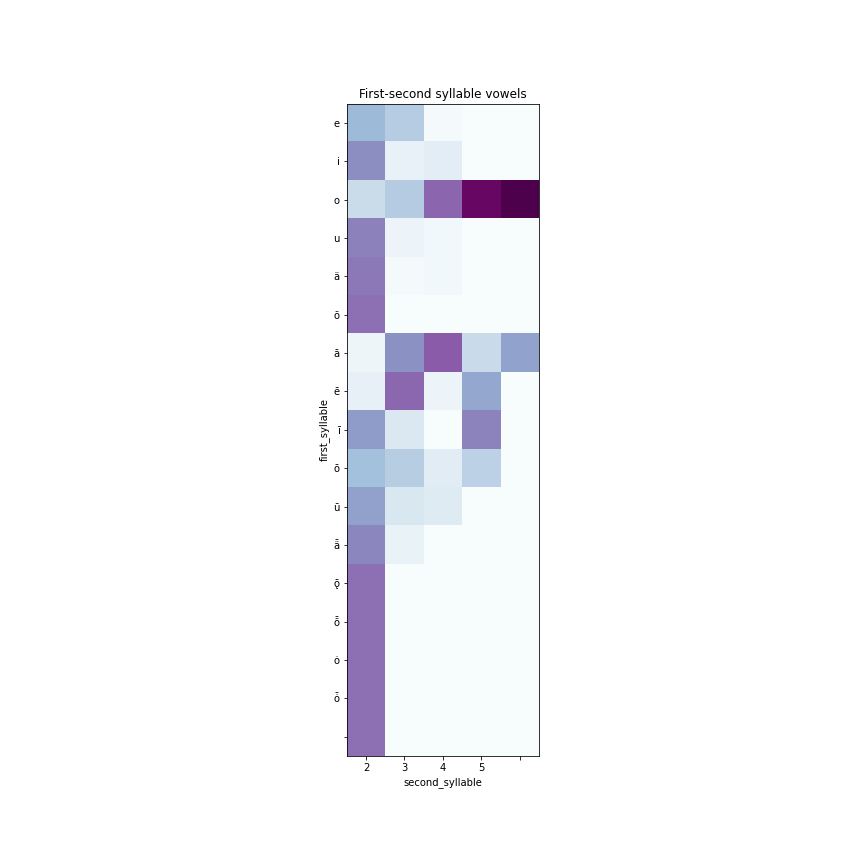

Recreate this plot in Python.
import re
import pandas as pd
import matplotlib.ticker as ticker
import seaborn as sns
import matplotlib.pyplot as plt


def monophtongize(diph):
    diph = diph.replace('’', '')
    if len(diph) == 1:
        return diph
    if (long := re.search('[āǟēīōȱȭǭū]', diph)):
        return long.group()
    if (close := re.search('[iu]', diph)):
        return monophtongize(diph[:close.span()[0]] + diph[close.span()[1]:])
    return diph[0]


def count(words):
    for word in words:
        vwls = [monophtongize(vw[0]) for vw in re.findall(vowel, word)]
        for i in range(len(vwls)):
            key = vwls[i]
            if len(v_list) <= i:
                v_list.append({v: 0 for v in vow.split('|')})
            v_list[i][key] = v_list[i].get(key, 0) + 1

    # for v in v_list:
    #     print(v)

    total = {v: sum([p[v] for p in v_list]) for v in v_list[0].keys()}
    for i in range(len(v_list)):
        pos = v_list[i]
        wt = sum(pos.values())
        for v in pos.keys():
            v_list[i][v] = round(100 * v_list[i][v] / wt / total[v] * 100, 2)


word_list = 'livonian_wordlist.txt'
print(f'Имя файла со словами, по которым будем собирать статистику: {word_list}')
phonemes = 'livonian_vowels.txt'
print(f'Имя файла с графемами, которые будем искать в словах из словаря и считать: {phonemes}')

with open(phonemes, encoding="utf-8") as phn:
    vow = phn.read().strip().replace(" ", "|")
vowel = re.compile(f'(({vow}|’)+)')
v_list = []

with open(word_list, encoding="utf-8") as wl:
    words = list(set([word.split('|')[0] for word in wl.readlines()]))
count(words)

wrfile = "result2.txt"
with open(wrfile, "w", encoding="utf-8") as wf:
    wf.write('Position\tVowel\tFrequency\n')
    for i in range(len(v_list)):
        for v, freq in v_list[i].items():
            wf.write(f'{i + 1}\t{v}\t{freq}\n')
        wf.write('\n')


table = pd.read_csv("result2.txt", sep="\t")
# строим суммирующую таблицу: по строкам - гласная, по столбцам - позиция
table_mt = pd.pivot_table(table, index=["Vowel"], columns=["Position"], values="Frequency", fill_value=0)
# строим так называемую "heatmap" - клеточка тем интенсивней закрашена, чем частотней гласная в позиции
ax = sns.heatmap(table_mt, annot=True, cmap="YlGnBu")

fig, ax = plt.subplots(1, 1, figsize=(12, 12))
heatplot = ax.imshow(table_mt, cmap='BuPu')
ax.set_xticklabels(table_mt.columns)
ax.set_yticklabels(table_mt.index)

tick_spacing = 1
ax.xaxis.set_major_locator(ticker.MultipleLocator(tick_spacing))
ax.yaxis.set_major_locator(ticker.MultipleLocator(tick_spacing))
ax.set_title("First-second syllable vowels")
ax.set_xlabel('second_syllable')
ax.set_ylabel('first_syllable')
plt.savefig('limits.png')
